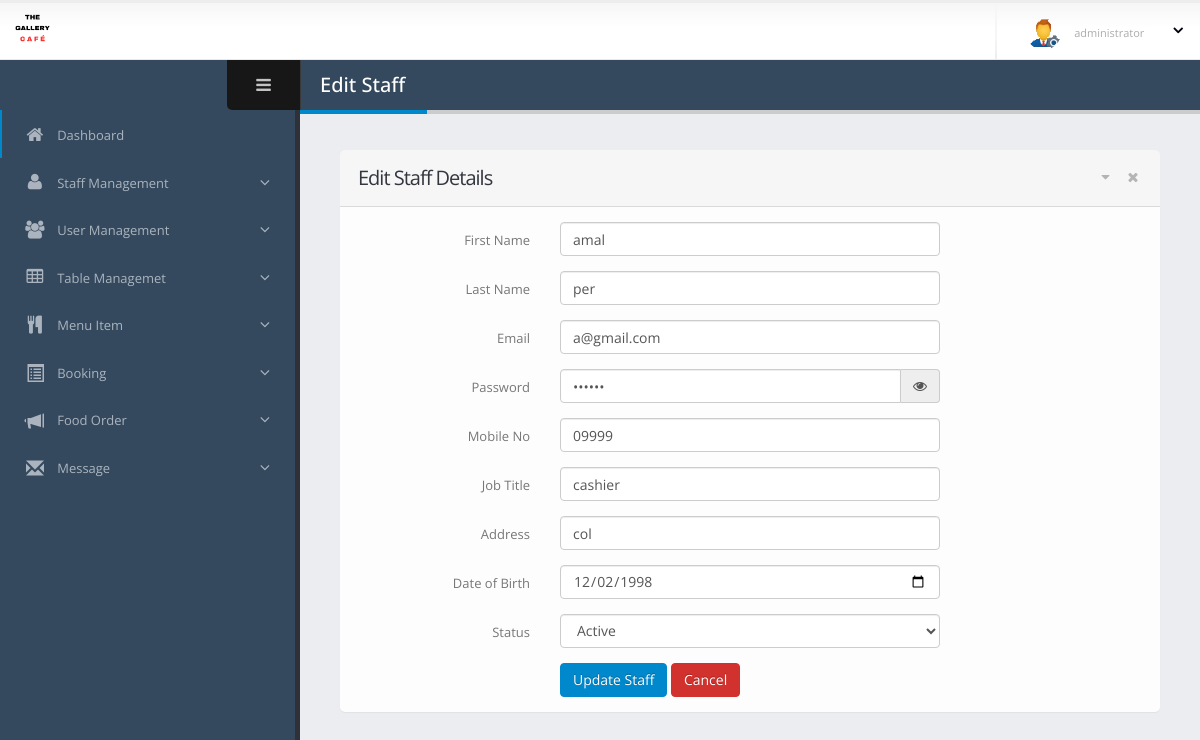
The page /dashboard/staff-edit.php?id=8 (signed in) on the database its author committed.
### tables this page shows
CREATE TABLE `staff` (
  `empId` int(11) NOT NULL,
  `firstName` varchar(100) DEFAULT NULL,
  `lastName` varchar(100) DEFAULT NULL,
  `email` varchar(100) DEFAULT NULL,
  `jobTitle` varchar(50) DEFAULT NULL,
  `mobileNo` varchar(15) DEFAULT NULL,
  `addr` varchar(255) DEFAULT NULL,
  `nic` varchar(20) DEFAULT NULL,
  `dob` date DEFAULT NULL,
  `password` varchar(255) DEFAULT NULL,
  `photo` varchar(255) DEFAULT NULL,
  `status` int(10) NOT NULL
);

### dashboard/staff-edit.php (the view, shortened to what this page needs)
<?php
include 'main/header.php';
$con = connect();
function decryptPassword($encryptedPassword, $key) {
    $c = base64_decode($encryptedPassword);
    $ivlen = openssl_cipher_iv_length($cipher = "AES-128-CBC");
    $iv = substr($c, 0, $ivlen);
    $hmac = substr($c, $ivlen, $sha2len = 32);
    $ciphertext_raw = substr($c, $ivlen + $sha2len);
    $original_plaintext = openssl_decrypt($ciphertext_raw, $cipher, $key, $options = OPENSSL_RAW_DATA, $iv);
    $calcmac = hash_hmac('sha256', $ciphertext_raw, $key, $as_binary = true);
    if (hash_equals($hmac, $calcmac)) {
        return $original_plaintext;
    }
    return false;
}
$encryptionKey = "YourSecretKeyHere";
$empId = isset($_GET['id']) ? intval($_GET['id']) : 0;
$sql = "SELECT * FROM `staff` WHERE empId = ?";
$stmt = $con->prepare($sql);
$stmt->bind_param('i', $empId);
$stmt->execute();
$result = $stmt->get_result();
$staff = $result->fetch_assoc();
$decryptedPassword = decryptPassword($staff['password'], $encryptionKey);
?>
<!DOCTYPE html>
<html lang="en">
<head>
    <link rel="stylesheet" href="assets/vendor/bootstrap/css/bootstrap.css">
    <link rel="stylesheet" href="assets/vendor/font-awesome/css/font-awesome.css">
    <link rel="stylesheet" href="assets/stylesheets/theme.css">
    <link rel="stylesheet" href="assets/stylesheets/skins/default.css">
</head>
<body>
    <section class="body">
        <?php include 'main/top-bar.php'; ?>
        <div class="inner-wrapper">
            <?php include 'main/left-bar.php'; ?>
            <section role="main" class="content-body">
                <header class="page-header">
                    <h2>Edit Staff</h2>
                </header>
                <section class="panel">
                    <header class="panel-heading">
                        <div class="panel-actions">
                            <a href="#" class="fa fa-caret-down"></a>
                            <a href="#" class="fa fa-times"></a>
                        </div>
                        <h2 class="panel-title">Edit Staff Details</h2>
                    </header>
                    <div class="panel-body">
                        <form action="staff-update.php" method="POST" class="form-horizontal">
                            <div class="form-group">
                                <label class="col-sm-3 control-label">First Name</label>
                                <div class="col-sm-6">
                                    <input type="text" name="firstName" class="form-control" value="<?php echo htmlspecialchars($staff['firstName']); ?>" required>
                                </div>
                            </div>
                            <div class="form-group">
                                <label class="col-sm-3 control-label">Last Name</label>
                                <div class="col-sm-6">
                                    <input type="text" name="lastName" class="form-control" value="<?php echo htmlspecialchars($staff['lastName']); ?>" required>
                                </div>
                            </div>
                            <div class="form-group">
                                <label class="col-sm-3 control-label">Email</label>
                                <div class="col-sm-6">
                                    <input type="email" name="email" class="form-control" value="<?php echo htmlspecialchars($staff['email']); ?>" required>
                                </div>
                            </div>
                            <div class="form-group">
                                <label class="col-sm-3 control-label">Password</label>
                                <div class="col-sm-6">
                                    <div class="input-group">
                                        <input type="password" name="password" id="password" class="form-control" value="<?php echo htmlspecialchars($decryptedPassword); ?>" required>
                                        <span class="input-group-addon">
                                            <i class="fa fa-eye" id="togglePassword" style="cursor: pointer;"></i>
                                        </span>
                                    </div>
                                </div>
                            </div>
                            <div class="form-group">
                                <label class="col-sm-3 control-label">Mobile No</label>
                                <div class="col-sm-6">
                                    <input type="text" name="mobileNo" class="form-control" value="<?php echo htmlspecialchars($staff['mobileNo']); ?>" required>
                                </div>
                            </div>
                            <div class="form-group">
                                <label class="col-sm-3 control-label">Job Title</label>
                                <div class="col-sm-6">
                                    <input type="text" name="jobTitle" class="form-control" value="<?php echo htmlspecialchars($staff['jobTitle']); ?>" required>
                                </div>
                            </div>
                            <div class="form-group">
                                <label class="col-sm-3 control-label">Address</label>
                                <div class="col-sm-6">
                                    <input type="text" name="addr" class="form-control" value="<?php echo htmlspecialchars($staff['addr']); ?>" required>
                                </div>
                            </div>
                            <div class="form-group">
                                <label class="col-sm-3 control-label">Date of Birth</label>
                                <div class="col-sm-6">
                                    <input type="date" name="dob" class="form-control" value="<?php echo htmlspecialchars($staff['dob']); ?>" required>
                                </div>
                            </div>
                            <div class="form-group">
                                <label class="col-sm-3 control-label">Status</label>
                                <div class="col-sm-6">
                                    <select name="status" class="form-control">
                                        <option value="1" <?php echo $staff['status'] == 1 ? 'selected' : ''; ?>>Active</option>
                                    </select>
                                </div>
                            </div>
                            <div class="form-group">
                                <div class="col-sm-6 col-sm-offset-3">
                                    <button type="submit" class="btn btn-primary">Update Staff</button>
                                    <a href="staff-manage.php" class="btn btn-danger">Cancel</a>
                                </div>
                            </div>
                        </form>
                    </div>
                </section>
            </section>
        </div>
    </section>
</body>
</html>

### dashboard/assets/stylesheets/skins/default.css (style rules this page uses)
a, .btn-link { color: #0088cc; }
body .btn-primary { color: #ffffff; text-shadow: 0 -1px 0 rgba(0, 0, 0, 0.25); background-color: #0088cc; border-color: #0088cc; }
body .btn-danger { color: #ffffff; text-shadow: 0 -1px 0 rgba(0, 0, 0, 0.25); background-color: #d2322d; border-color: #d2322d; }
.page-header h2 { border-bottom-color: #0088cc; }

### rows shown on the page
staff: firstName "amal", lastName "per", email "a@gmail.com", mobileNo "09999", jobTitle "cashier", addr "col", dob "12/02/1998", status "Active"
